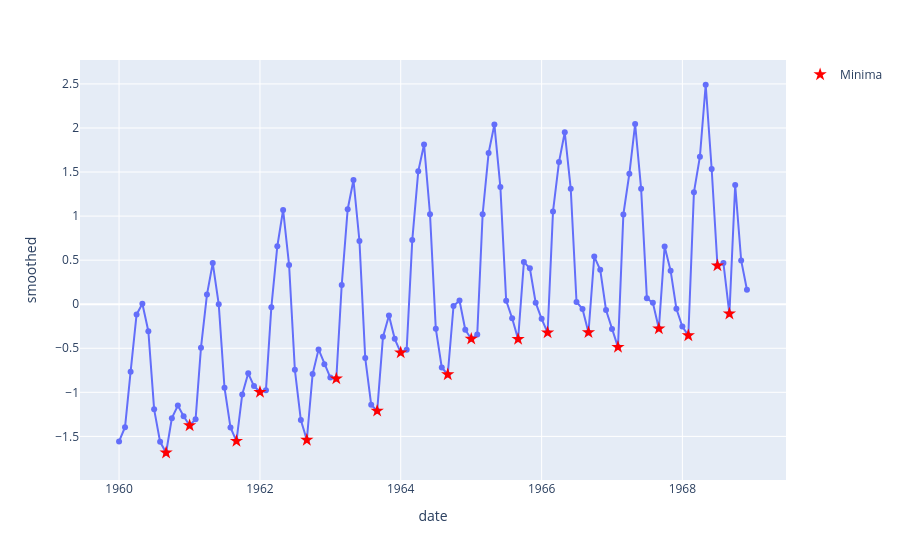

The code cell stored with this chart in its notebook:
### Code cell
the_signal = -df_proc.smoothed.values
x = series.index.values
peaks_indices, properties = find_peaks(the_signal)
the_signal = df_proc.smoothed.values

# 3. Plot the results (optional, but helpful for visualization)
fig = px.line(df_proc, x="date", y="smoothed", markers=True)

#plt.plot(x[peaks_indices], the_signal[peaks_indices], 'x', color='red', label='Detected Peaks')
fig.add_trace(
    go.Scatter(
        x= x[peaks_indices], y= the_signal[peaks_indices],
        mode='markers', # Set mode to markers
        name='Minima', # Name for the legend
        marker=dict(color='red', size=10, symbol='star'), # Customize the marker style
        showlegend=True
    )
)
